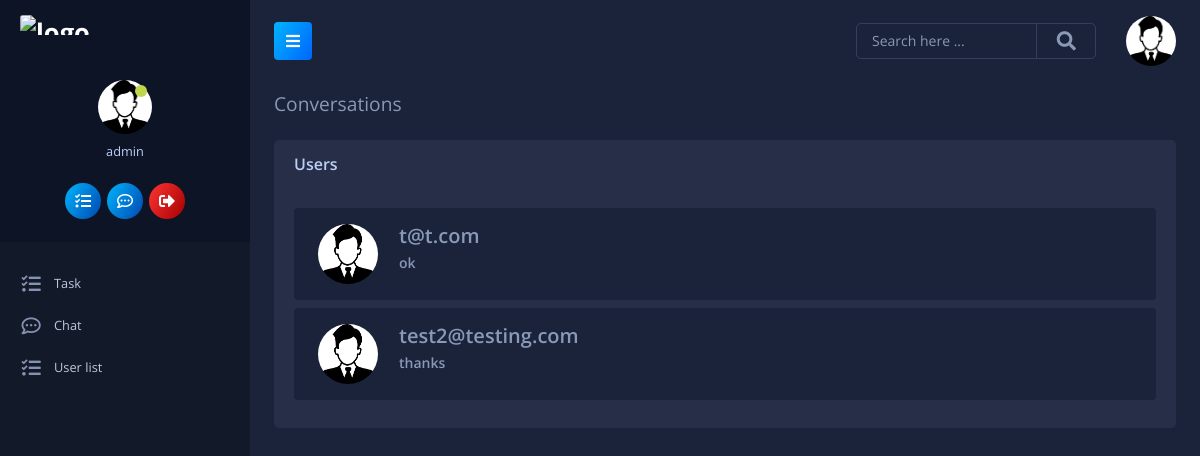
The page /conversations/ (signed in) on the database as committed earlier.
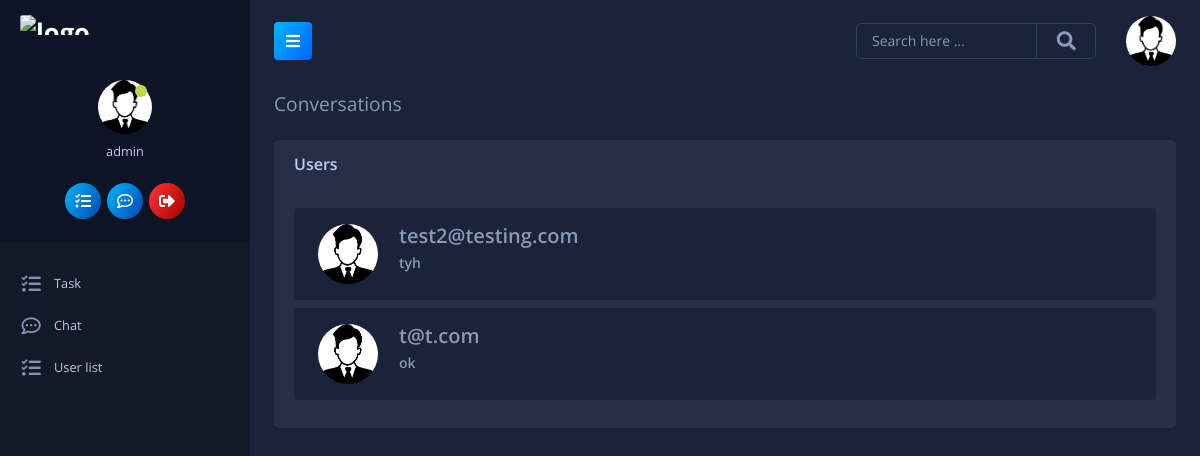
The same page on the database as committed later.
### main/models.py (models this page shows, shortened)
class Conversation(models.Model):
    user_one = models.ForeignKey(
        User,
        on_delete=models.CASCADE,
        related_name='user_one')
    user_two = models.ForeignKey(
        User,
        on_delete=models.CASCADE,
        related_name='user_two')
    messages = models.ManyToManyField(Message, blank=True)
    updated = models.DateTimeField(auto_now=True)
    def get_last_message(self):
        if self.messages.all():
            return self.messages.all().order_by('date').last()
        return None

class Message(models.Model):
    sender = models.ForeignKey(
        User,
        on_delete=models.CASCADE,
        related_name='sender')
    receiver = models.ForeignKey(
        User,
        on_delete=models.CASCADE,
        related_name='receiver')
    text = models.TextField(max_length=1000, blank=True, null=True)
    date = models.DateTimeField(auto_now_add=True)
    seen = models.BooleanField(default=False)
    def __str__(self):
        return self.text

### main/views.py (the view)
# urls.py: path('conversations/', views.conversations, name='conversations'),
@login_required(login_url='login')
def conversations(request):
    conversations = Conversation.objects.filter(
        Q(user_one=request.user) | Q(user_two=request.user)).order_by('-updated')
    return render(request, 'main/conversations.html', {'conversations': conversations})

### main/templates/main/conversations.html
{% extends 'main/base.html' %}
{% load static %}
{% block content %}
<div class="page-header">
    <ol class="breadcrumb">
        <li class="breadcrumb-item">Conversations</li>
    </ol>
</div>
<div class="row gutters">
    <div class="col-12">
        <div class="card">
            <div class="card-header">
                <div class="card-title">Users</div>
            </div>
            <div class="card-body">
                <div class="customScroll5">
                    {% if conversations %}
                        <div class="browser-stats-container">
                            {% for conversation in conversations %}
                                <a href="{% url 'conversation' conversation.id %}" style="text-decoration: none;">
                                    <div class="browser-stats mb-2 py-3 px-4 rounded" style="background-color: #1A233A;">
                                        <div class="browser-icon d-flex">
                                            <img style="width: 60px; height: 60px; border-radius: 50%;" src="{% static 'images/user.png' %} " alt="user">
                                            <div class="ml-3">
                                                <h4>
                                                    {% if conversation.user_one == user %}
                                                        {{ conversation.user_two.username }}
                                                    {% else %}
                                                        {{ conversation.user_one.username }}
                                                    {% endif %}
                                                <p style="font-size: 14px; margin-top: 4px;">{{ conversation.get_last_message }}</p>
                                            </div>
                                        </div>
                                    </div>
                                </a>
                            {% endfor %}
                        </div>
                    {% else %}
                        <div class="alert alert-danger" role="alert">
                            No conversations found!
                        </div>
                    {% endif %}
                </div>
            </div>
        </div>
    </div>
</div>
{% endblock %}

### main/templates/main/base.html (shortened to what this page needs)
{% load static %}
<!doctype html>
<html lang="en">
<head>
		<link rel="stylesheet" href="{% static 'css/bootstrap.min.css' %}">
		<link rel="stylesheet" href="{% static 'fontsstyle.css' %}">
		<link rel="stylesheet" href="{% static 'css/main.css' %}">
		<link rel="stylesheet" href="{% static 'css/chat.css' %}">
        <link href="https://cdnjs.cloudflare.com/ajax/libs/font-awesome/5.13.0/css/all.min.css" rel="stylesheet">
	</head>
	<body>
		<div class="page-wrapper">
			{% include 'main/sidebar.html' %}
			<div class="page-content">
				{% include 'main/header.html' %}
				<div class="main-container">
					{% block content %}
					{% endblock %}
				</div>
			</div>
		</div>
	</body>
</html>

### main/templates/main/sidebar.html (shortened to what this page needs)
{% load static %}
<nav id="sidebar" class="sidebar-wrapper">
    <div class="sidebar-brand">
        <a href="/" class="logo">
            <img id="large-logo" height="20px" src="{% static 'images/core.png' %}" alt="logo" />
        </a>
    </div>
    <div class="sidebar-user-details" style="overflow-x: hidden;">
        <div class="user-profile">
            <img width="54" height="54" src="{% static 'images/user.png' %}" alt="user" style="border-radius: 50%" />
            <span class="status-label"></span>
        </div>
        <h6 class="profile-name">
            {{ user.username }}
        </h6>
        <div class="profile-actions">
            <a href="/" data-toggle="tooltip" data-placement="top" title="" data-original-title="">
                <i class="fas fa-tasks"></i>
            </a>
            {% if user.is_superuser %}
            <a href="{% url 'conversations' %}">
                <i class="far fa-comment-dots"></i>
            </a>
            {% else %}
            <a href="{% url 'conversation' %}">
                <i class="far fa-comment-dots"></i>
            </a>
            {% endif %}
            <a href="{% url 'logout' %}" class="red" data-toggle="tooltip" data-placement="top" title="" data-original-title="Logout">
                <i class="fas fa-sign-out-alt"></i>
            </a>
        </div>
    </div>
    <div class="sidebar-content">
        <div class="sidebar-menu">
            <ul>
                <li>
                    <a href="/" class="current-page"><i class="fas fa-tasks"></i><span class="menu-text">Task</span></a>
                </li>
                <li>
                    {% if user.is_superuser %}
                    <a href="{% url 'conversations' %}">
                        <i class="far fa-comment-dots"></i>
                        <span class="menu-text">Chat</span>
                    </a>
                    {% else %}
                    <a href="{% url 'conversation' %}">
                        <i class="far fa-comment-dots"></i>
                        <span class="menu-text">Chat</span>
                    </a>
                    {% endif %}
                </li>
                <li>
                    <a href="{% url 'user_list' %}" class="current-page">
                        <i class="fas fa-tasks"></i>
                        <span class="menu-text">User list</span>
                    </a>
                </li>
            </ul>
        </div>
    </div>
</nav>

### main/templates/main/header.html (shortened to what this page needs)
{% load static %}
<header class="header">
    <div class="toggle-btns">
        <a id="pin-sidebar" href="#">
            <i class="fas fa-bars"></i>
        </a>
    </div>
    <div class="header-items">
        <div class="custom-search">
            <input type="text" class="search-query" placeholder="Search here ...">
            <i class="fas fa-search"></i>
        </div>
        <ul class="header-actions">
            <li class="dropdown user-settings">
                <a href="#" id="userSettings" data-toggle="dropdown" aria-haspopup="true">
                    <img src="{% static 'images/user.png' %}" class="user-avatar" alt="Avatar">
                </a>
            </li>
        </ul>
    </div>
</header>

Rows that differ between the two databases and show on the page:
changed Conversation "test2@testing.com": get_last_message "thanks" → "tyh"; moves up the list
